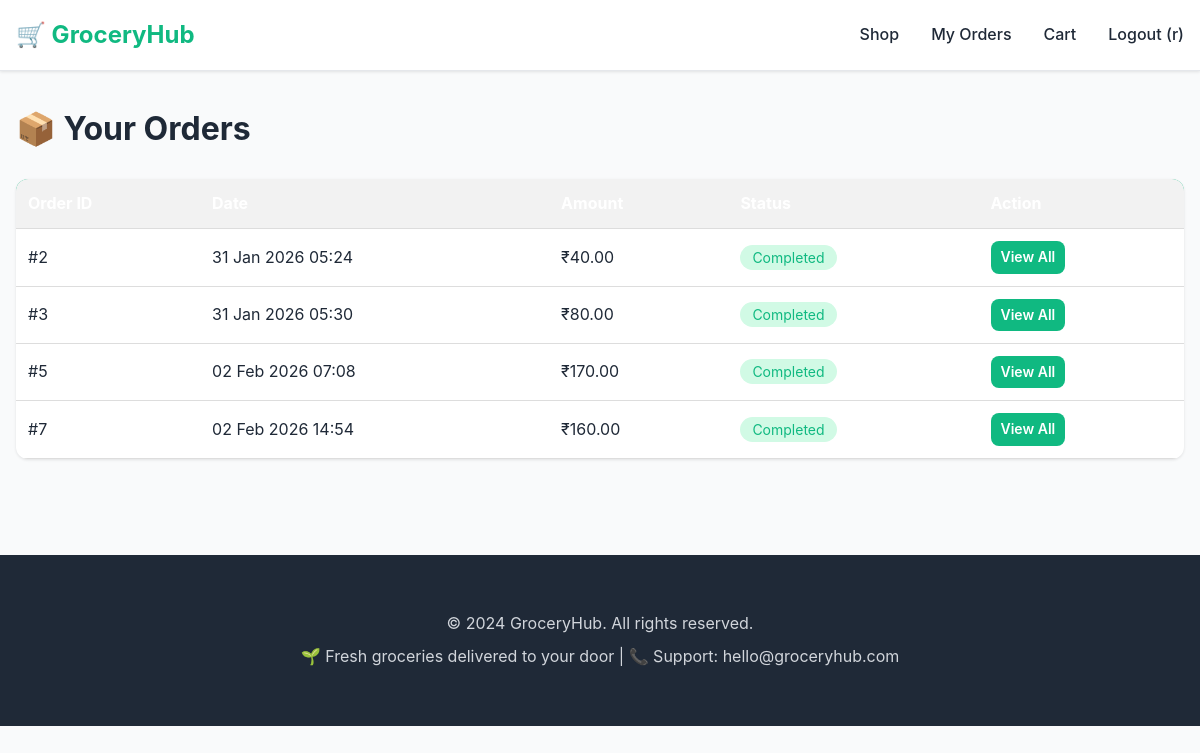
Screenshot of /orders (signed in) with the database file from the repository.
### app.py (models this page shows)
class Order(db.Model):
    id = db.Column(db.Integer, primary_key=True)
    user_id = db.Column(db.Integer, db.ForeignKey("user.id"), nullable=False)
    total_amount = db.Column(db.Float, nullable=False)
    status = db.Column(db.String(50), default="completed")
    order_date = db.Column(db.DateTime, default=datetime.utcnow)

### app.py (the view)
@app.route("/orders")
def orders():
    if "user_id" not in session:
        return redirect(url_for("login"))
    orders = Order.query.filter_by(user_id=session["user_id"]).all()
    return render_template("orders.html", orders=orders)

### templates/orders.html (shortened to what this page needs)
{% extends "base.html" %}
{% block content %}
<div class="container">
    <h2>📦 Your Orders</h2>
    {% if orders %}
    <table>
        <thead>
            <tr>
                <th>Order ID</th>
                <th>Date</th>
                <th>Amount</th>
                <th>Status</th>
                <th>Action</th>
            </tr>
        </thead>
        <tbody>
            {% for order in orders %}
            <tr>
                <td>#{{ order.id }}</td>
                <td>{{ order.order_date.strftime('%d %b %Y %H:%M') }}</td>
                <td>₹{{ "%.2f"|format(order.total_amount) }}</td>
                <td>
                    <span style="background: var(--primary-light); color: var(--primary); padding: 0.25rem 0.75rem; border-radius: 2rem; font-size: 0.875rem;">
                        {{ order.status.capitalize() }}
                    </span>
                </td>
                <td><a href="{{ url_for('orders') }}" class="btn btn-primary btn-small">View All</a></td>
            </tr>
            {% endfor %}
        </tbody>
    </table>
    {% else %}
    <div style="text-align: center; padding: 3rem;">
        <p>You haven't placed any orders yet.</p>
        <a href="{{ url_for('products') }}" class="btn btn-primary">Start Shopping</a>
    </div>
    {% endif %}
</div>
{% endblock %}

### static/css/style.css (style rules this page uses)
* { margin: 0; padding: 0; box-sizing: border-box; }
:root { --primary: #10b981; --primary-dark: #059669; --primary-light: #d1fae5; --secondary: #f59e0b; --danger: #ef4444; --success: #10b981; --warning: #f59e0b; --text-dark: #1f2937; --text-light: #6b7280; --bg-light: #f9fafb; --bg-white: #ffffff; --border: #e5e7eb; --shadow: 0 1px 3px 0 rgba(0, 0, 0, 0.1); --shadow-md: 0 4px 6px -1px rgba(0, 0, 0, 0.1); --shadow-lg: 0 10px 15px -3px rgba(0, 0, 0, 0.1); }
body { font-family: -apple-system, BlinkMacSystemFont, 'Segoe UI', Roboto, 'Helvetica Neue', Arial, sans-serif; background-color: var(--bg-light); color: var(--text-dark); line-height: 1.6; }
.container { max-width: 1200px; margin: 0 auto; padding: 2rem 1rem; }
h2 { font-size: 2rem; margin-bottom: 1.5rem; color: var(--text-dark); }
.btn { display: inline-block; padding: 0.75rem 1.5rem; border: none; border-radius: 0.5rem; font-size: 1rem; font-weight: 600; cursor: pointer; transition: all 0.3s ease; text-decoration: none; text-align: center; }
.btn-primary { background: var(--primary); color: white; }
.btn-small { padding: 0.5rem 1rem; font-size: 0.875rem; }
table { width: 100%; border-collapse: collapse; background: var(--bg-white); border-radius: 0.75rem; overflow: hidden; box-shadow: var(--shadow); }
thead { background: var(--primary); color: white; }
th { padding: 1rem; text-align: left; font-weight: 600; }
td { padding: 1rem; border-bottom: 1px solid var(--border); }

### templates/orders.html (style rules this page uses)
table { width: 100%; border-collapse: collapse; margin-top: 20px; }
th, td { padding: 12px; text-align: left; border-bottom: 1px solid #ddd; }
th { background-color: #f2f2f2; font-weight: bold; }
.btn-small { padding: 5px 10px; font-size: 0.875rem; }

### rows the page displays
Order: id "2", order_date "31 Jan 2026 05:24", total_amount "40.00", status "Completed"
Order: id "3", order_date "31 Jan 2026 05:30", total_amount "80.00", status "Completed"
Order: id "5", order_date "02 Feb 2026 07:08", total_amount "170.00", status "Completed"
Order: id "7", order_date "02 Feb 2026 14:54", total_amount "160.00", status "Completed"

### other values shown
{{ session.user_name }} "r"
